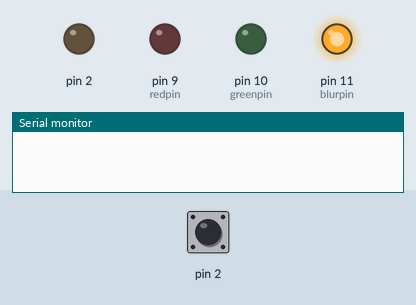
Recording of a sketch running on a simulated Arduino Uno, built with avr-gcc and run on an emulated ATmega328P. Shown: output pins drawn as LEDs (lit = HIGH), the last lines printed to the serial monitor. The test bench sets the inputs (shaded band); at power-on: pin 2 LOW.

Above: at 1.2 s.
1.3 s: pin 2 pulsed HIGH 2 times (0.12 s each, 0.3 s apart)
At 4.0 s:
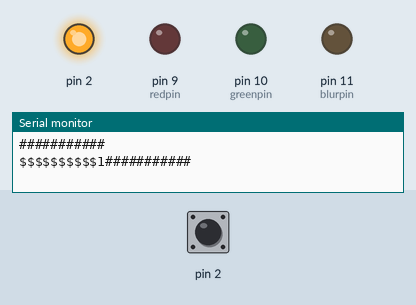
At 6.3 s:
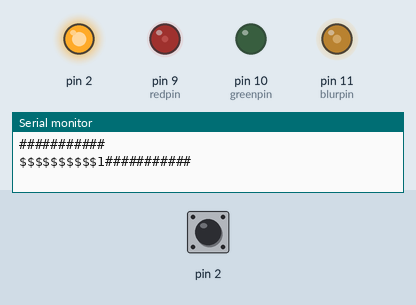
Timing chart, 0 to 10.5 s (numbered marks = the images above; inputs shaded):
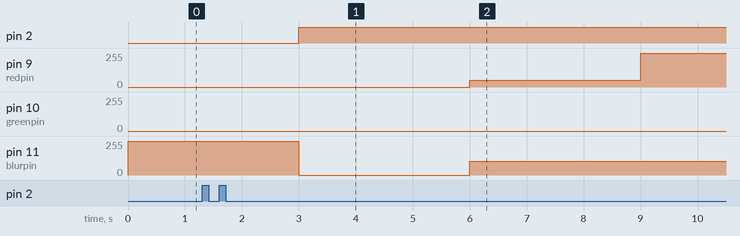

Measured:
- after the input at 1.3 s, pin 11 (blurpin): goes on until 6.0 s, then stays 102/255

The sketch:

sketch_jul17a.ino
```cpp
int redpin = 9;
int blurpin = 11;
int greenpin = 10;
int val=0;
int interrupt = 0;
int k = 0;


unsigned long button_time = 0;
unsigned long last_button_time = 0;


void setup() {
  pinMode (redpin, OUTPUT);
  pinMode (blurpin, OUTPUT);
  pinMode (greenpin, OUTPUT);

 pinMode(2, INPUT);
 digitalWrite(2, HIGH);
 attachInterrupt(interrupt, button, FALLING);

 Serial.begin(9600);

}

void loop() {
  if (k==0) {
    traficlight();
  } else if (k==1){
    party();
  }

}
void traficlight (){
  red();
  delay(3000);
  clean();

  green();
  delay(3000);
  clean();

  orange();
  delay(3000);
  clean();

}
void red () {
  analogWrite(11,255);
}
void green () {
  analogWrite(2,255);
}
void orange () {
  analogWrite(11,102);
  analogWrite(10,0);
  analogWrite(9,51);
}

void clean() {
  analogWrite(11,0);
  analogWrite(10,0);
  analogWrite(9,0);
}

void button(){
  button_time = millis();
  Serial.println("###########");

  if (button_time - last_button_time > 1000)
  {
    if(k == 1) {
      Serial.println("@@@@@@@@@@");
      Serial.println(k);
      delay(10);
    }
    else if (k == 0){
      k = 1;
      Serial.print("$$$$$$$$$$");
      Serial.print(k);
    }
    last_button_time = button_time;
  }

}

void party(){
  while(k == 1){
    for(val=255; val>0; val--)
  {
  analogWrite(11, val);
  analogWrite(10, 255-val);
  analogWrite(9, 128-val);
  delay(1);
}
for(val=0; val < 255; val++) {
  analogWrite(11, val);
  analogWrite(10, 255-val);
  analogWrite(9, 128-val);
  delay(1);
}
clean();
delay(1);
}
}
```
